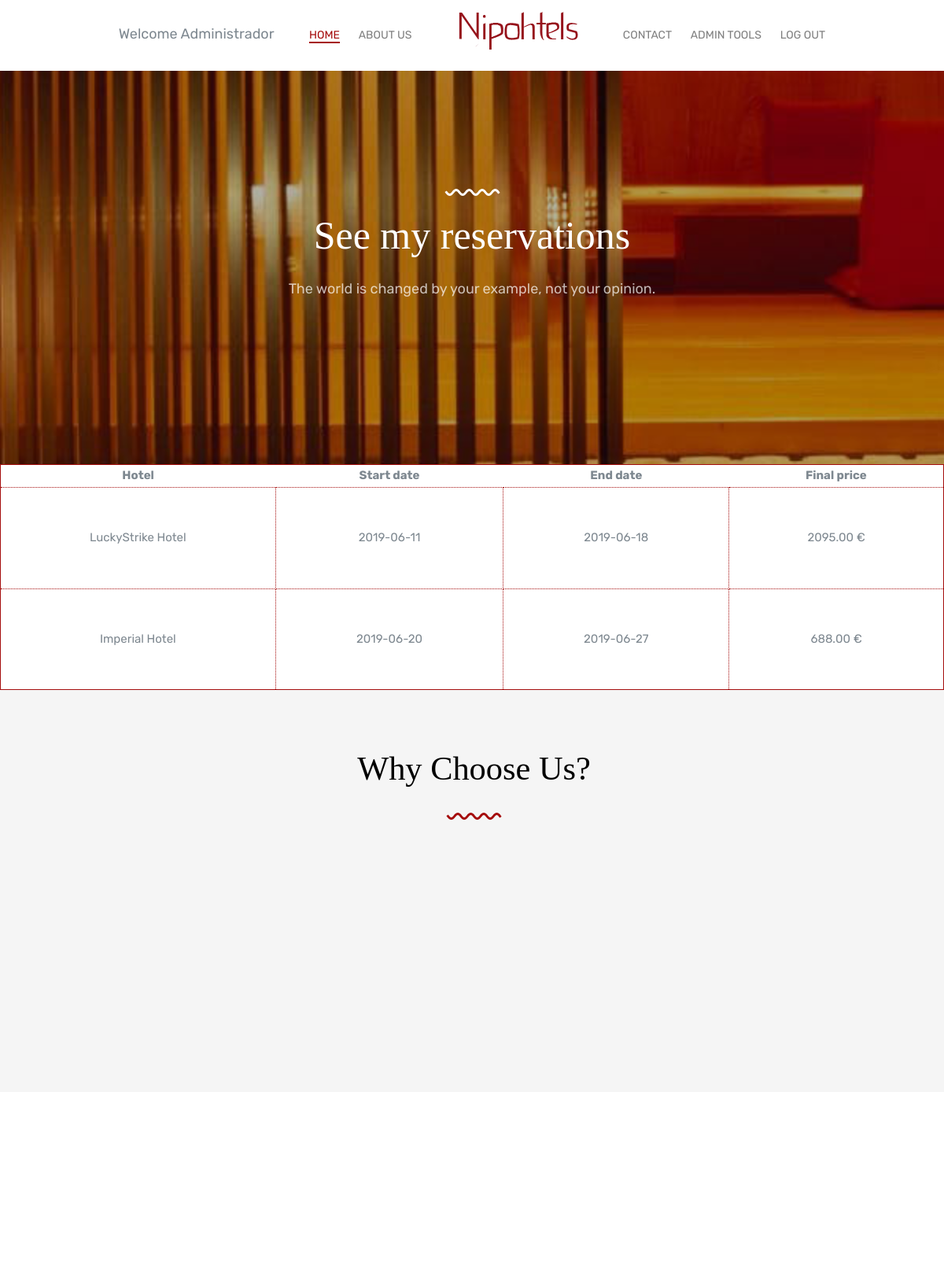
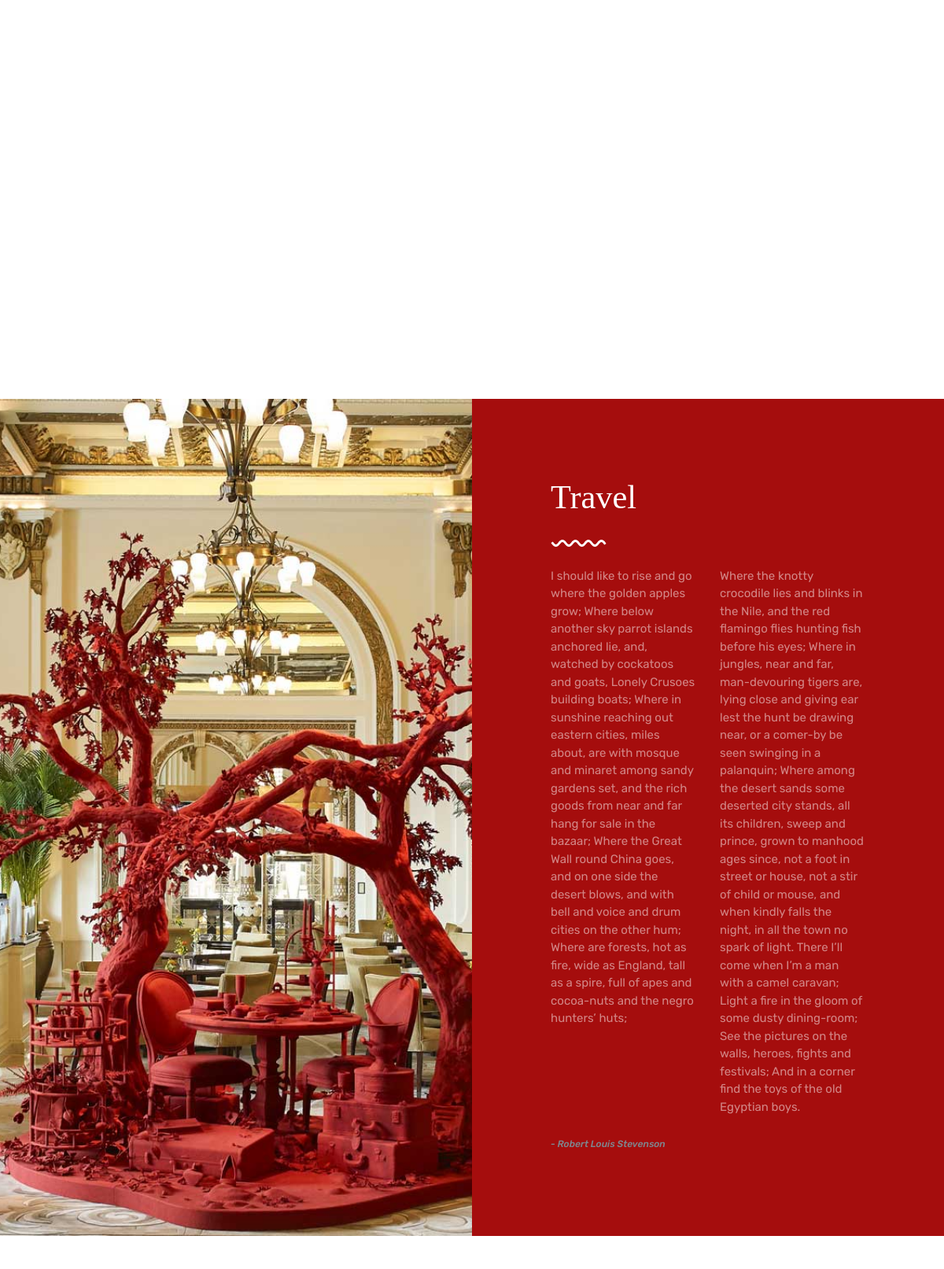
The page /userreservations.php (signed in, upper part) on the database its author committed (2 pictures, top to bottom).
### tables this page shows
CREATE TABLE `reservas` (
  `id_reserva` int(10) NOT NULL,
  `fecha_reserva_inicio` date NOT NULL,
  `valoraciones_id_valoracion` int(10) DEFAULT NULL,
  `fecha_reserva_fin` date NOT NULL,
  `usuarios_correo_usuario` varchar(100) DEFAULT NULL,
  `precio_final_reserva` float(8,2) DEFAULT NULL
);

CREATE TABLE `hoteles` (
  `id_hotel` int(10) NOT NULL,
  `nombre` varchar(50) NOT NULL,
  `ubicacion` varchar(50) NOT NULL,
  `ciudad` varchar(50) NOT NULL,
  `estrellas` char(1) NOT NULL,
  `path_img` varchar(50) NOT NULL,
  `precio_multi` float(3,1) DEFAULT NULL
);

### userreservations.php (the view, shortened to what this page needs)
<?php session_start();
$db = mysqli_connect("localhost", "root", "", "hoteles") or die("Error connecting to database: ".mysqli_error());
    if(isset($_SESSION['login_user'])){
    $correo = $_SESSION['login_user'];
        ?>
<!DOCTYPE html>
<html lang="en">
  <head>
    <link rel="stylesheet" href="css/styles-merged.css">
    <link rel="stylesheet" href="css/style.min.css">
    <link rel="stylesheet" href="css/custom.css">
  </head>
  <body>
  <header role="banner" class="probootstrap-header">
        <div class="row">
        <nav role="navigation" class="probootstrap-nav hidden-xs">
          <?php if(isset($_SESSION['login_user']) && $_SESSION['tipo_usuario'] == '1'){ ?>
          <ul class="probootstrap-main-nav">
            <li>Welcome <?php echo $_SESSION['name']?><li>
            <li class="active"><a href="index.php">Home</a></li>
            <li><a href="about.php">About us</a></li>
            <li class="hidden-xs probootstrap-logo-center"><a href="index.php"><img src="img/logo_md.png" class="hires" width="181" height="50" alt="Nipohtels logo"></a></li>
            <li><a href="contact.php">Contact</a></li>
            <li><a href='adminindex.php'>Admin Tools</a></li>
            <li><a href='logout.php'>Log out</a></li>
          </ul>
          <?php } ?>
        </nav>
        </div>
  </header>
  <section class="probootstrap-slider flexslider probootstrap-inner">
    <ul class="slides">
       <li style="background-image: url(img/slider_4.jpg);" class="overlay">
          <div class="container">
            <div class="row">
              <div class="col-md-10 col-md-offset-1">
                <div class="probootstrap-slider-text text-center">
                  <p><img src="img/curve_white.svg" class="seperator probootstrap-animate" alt="Free HTML5 Bootstrap Template"></p>
                  <h1 class="probootstrap-heading probootstrap-animate">See my reservations</h1>
                  <div class="probootstrap-animate probootstrap-sub-wrap">The world is changed by your example, not your opinion.</div>
                </div>
              </div>
            </div>
          </div>
        </li>
    </ul>
  </section>
  <section class="table-responsive">
    <table class="user-table-reservations">
      <?php
        $query = "SELECT * FROM reservas
        INNER JOIN habitaciones_reservas ON habitaciones_reservas.reservas_id_reserva = id_reserva
        INNER JOIN habitaciones ON habitaciones_reservas.habitaciones_id_habitacion = habitaciones.id_habitacion
        INNER JOIN hoteles ON hoteles.id_hotel = habitaciones.hoteles_id_hotel
        WHERE reservas.usuarios_correo_usuario = '$correo' GROUP BY id_reserva ORDER BY fecha_reserva_inicio";
        $raw_results = mysqli_query($db, $query);
    if(mysqli_num_rows($raw_results) > 0){
      echo "<tr><th>Hotel</th><th>Start date</th><th>End date</th><th>Final price</th></tr>";
            while($results = mysqli_fetch_array($raw_results)){
                echo "<tr>";
                echo "<td> ".$results['nombre']."</td>";
                echo "<td> ".$results['fecha_reserva_inicio']."</td>";
                echo "<td> ".$results['fecha_reserva_fin']."</td>";
                echo "<td> ".$results['precio_final_reserva']." €</td>";
                echo "</tr>";
            }
        } ?>
      </table>
  </section>
  <section class="probootstrap-section probootstrap-section-dark">
    <div class="container">
      <div class="row">
        <div class="col-md-12 text-center">
          <h2 class="mt0">Why Choose Us?</h2>
          <p class="mb50"><img src="img/curve.svg" class="svg" alt="Free HTML5 Bootstrap Template"></p>
        </div>
        <div class="col-md-4">
        </div>
        <div class="col-md-4">
        </div>
        <div class="col-md-4">
        </div>
      </div>
    </div>
  </section>
  <section class="probootstrap-section">
    <div class="container">
      <div class="row">
      </div>
      <div class="row">
        <div class="clearfix visible-lg-block visible-md-block"></div>
        <div class="clearfix visible-lg-block visible-md-block visible-sm-block"></div>
      </div>
    </div>
  </section>
<section class="probootstrap-half">
    <div class="image" style="background-image: url(img/slider_2.jpg);"></div>
    <div class="text">
      <div class="probootstrap-animate fadeInUp probootstrap-animated">
        <h2 class="mt0">Travel</h2>
        <p><img src="img/curve_white.svg" class="seperator" alt="Free HTML5 Bootstrap Template"></p>
        <div class="row">
          <div class="col-md-6">
            <p>I should like to rise and go where the golden apples grow;
            Where below another sky parrot islands anchored lie, and, watched by cockatoos and goats, Lonely Crusoes building boats;
            Where in sunshine reaching out eastern cities, miles about, are with mosque and minaret among sandy gardens set, and the rich goods from near and far hang for sale in the bazaar;
            Where the Great Wall round China goes, and on one side the desert blows, and with bell and voice and drum cities on the other hum;
            Where are forests, hot as fire, wide as England, tall as a spire, full of apes and cocoa-nuts and the negro hunters’ huts;
            </p>
          </div>
          <div class="col-md-6">
            <p>Where the knotty crocodile lies and blinks in the Nile, and the red flamingo flies hunting fish before his eyes;
              Where in jungles, near and far, man-devouring tigers are, lying close and giving ear lest the hunt be drawing near, or a comer-by be seen swinging in a palanquin;
              Where among the desert sands some deserted city stands, all its children, sweep and prince, grown to manhood ages since, not a foot in street or house, not a stir of child or mouse, and when kindly falls the night, in all the town no spark of light.
              There I’ll come when I’m a man with a camel caravan;
              Light a fire in the gloom of some dusty dining-room;
              See the pictures on the walls, heroes, fights and festivals;
              And in a corner find the toys of the old Egyptian boys.
              </p>
          </div>
        </div>
        <h6><i>- Robert Louis Stevenson</i></h6>
      </div>
    </div>
  </section>
  <footer role="contentinfo" class="probootstrap-footer">
  </footer>
<?php }?>
  </body>
</html>

### css/custom.css (style rules this page uses)
.col-md-12 { padding-left: 20px; }
.user-table tr, td { border: 1px dotted #a50d0d; padding: 50px; }
.user-table-reservations { border: 1px solid #a50d0d; width: 100%; height: 100%; text-align: center; }
.user-table-reservations th { text-align: center; }

### rows shown on the page
reservas: hoteles.nombre "LuckyStrike Hotel", fecha_reserva_inicio "2019-06-11", fecha_reserva_fin "2019-06-18", precio_final_reserva "2095.00"
reservas: hoteles.nombre "Imperial Hotel", fecha_reserva_inicio "2019-06-20", fecha_reserva_fin "2019-06-27", precio_final_reserva "688.00"

### other values the page prints
$_SESSION['name'] "Administrador"
